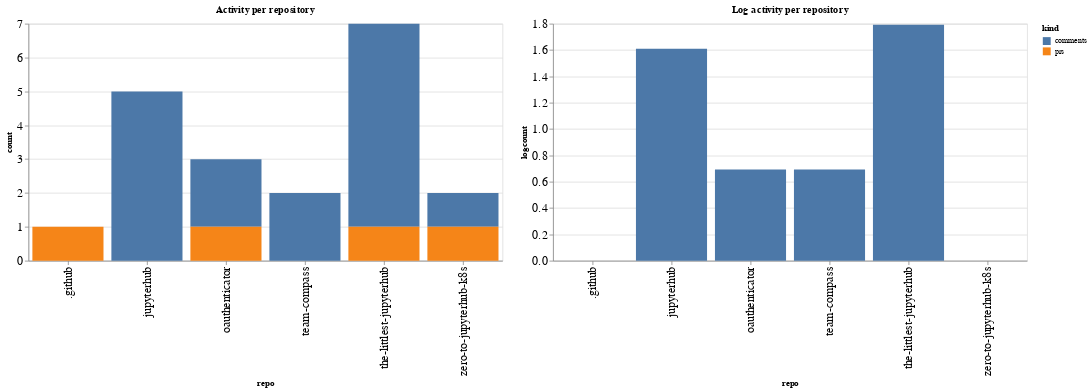

Source (notebook cell):
### Code cell
ch1 = alt.Chart(repo_summaries, width=600, title="Activity per repository").mark_bar().encode(
    x='repo',
    y='count',
    color='kind',
    tooltip="kind"
)

ch2 = alt.Chart(repo_summaries, width=600, title="Log activity per repository").mark_bar().encode(
    x='repo',
    y='logcount',
    color='kind',
    tooltip="kind"
)

ch1 | ch2

### Figure 1 — Vega-Lite specification as saved in the notebook (floating-point values rounded to 4 significant figures)
{"config": {"axisLeft": {"labelFontSize": 15}, "axisBottom": {"labelFontSize": 15}}, "hconcat": [{"mark": "bar", "encoding": {"color": {"type": "nominal", "field": "kind"}, "tooltip": {"type": "nominal", "field": "kind"}, "x": {"type": "nominal", "field": "repo"}, "y": {"type": "quantitative", "field": "count"}}, "title": "Activity per repository", "width": 600}, {"mark": "bar", "encoding": {"color": {"type": "nominal", "field": "kind"}, "tooltip": {"type": "nominal", "field": "kind"}, "x": {"type": "nominal", "field": "repo"}, "y": {"type": "quantitative", "field": "logcount"}}, "title": "Log activity per repository", "width": 600}], "data": {"name": "data-349fb34d7edc51e28da0df1ef5608b36"}, "$schema": "https://vega.github.io/schema/vega-lite/v4.8.1.json", "datasets": {"data-349fb34d7edc51e28da0df1ef5608b36": [{"repo": ".github", "kind": "prs", "count": 1, "logcount": 0.0}, {"repo": "jupyterhub", "kind": "comments", "count": 5, "logcount": 1.609}, {"repo": "oauthenticator", "kind": "comments", "count": 2, "logcount": 0.6931}, {"repo": "oauthenticator", "kind": "prs", "count": 1, "logcount": 0.0}, {"repo": "team-compass", "kind": "comments", "count": 2, "logcount": 0.6931}, {"repo": "the-littlest-jupyterhub", "kind": "comments", "count": 6, "logcount": 1.792}, {"repo": "the-littlest-jupyterhub", "kind": "prs", "count": 1, "logcount": 0.0}, {"repo": "zero-to-jupyterhub-k8s", "kind": "comments", "count": 1, "logcount": 0.0}, {"repo": "zero-to-jupyterhub-k8s", "kind": "prs", "count": 1, "logcount": 0.0}]}}
